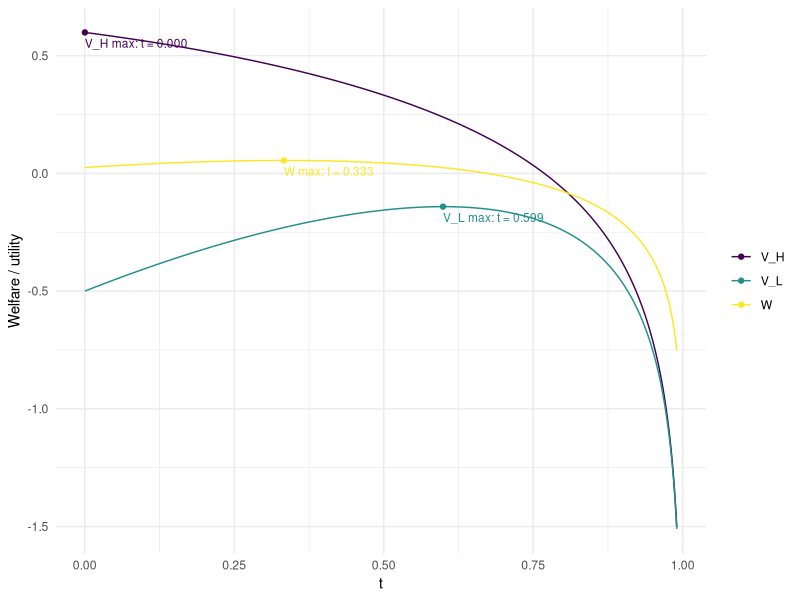

This figure's R source:
## ---- chunk 1
knitr::opts_chunk$set(echo = FALSE, error=FALSE)
## ---- chunk 2
#| label: q2-setup
#| message: false
library(ggplot2)

# B solves the government budget
tdce_linear <- function(tau, wL, wH, pL, pH) {
  w   <- c(L = wL, H = wH)
  s   <- function(B, w) sqrt(B^2 + 4 * (1 - tau)^2 * w^2)
  gbc <- function(B) (2 - tau) * B - tau * (pL * s(B, wL) + pH * s(B, wH))
  B   <- if (tau == 0) 0 else uniroot(gbc, c(0, 100 * wH), tol = 1e-12)$root
  c_i <- (B + s(B, w)) / 2
  n_i <- (s(B, w) - B) / (2 * (1 - tau) * w)
  y_i <- w * n_i
  V_i <- log(c_i) - n_i^2 / 2
  data.frame(tau = tau, B = B,
             nL = n_i[["L"]], nH = n_i[["H"]],
             yL = y_i[["L"]], yH = y_i[["H"]],
             cL = c_i[["L"]], cH = c_i[["H"]],
             VL = V_i[["L"]], VH = V_i[["H"]],
             ybar = pL * y_i[["L"]] + pH * y_i[["H"]])
}

# Solve the TDCE on a grid of tau
solve_grid <- function(wL, wH, pL, pH, aL, aH, grid = seq(0, 0.99, by = 0.001)) {
  out   <- do.call(rbind, lapply(grid, tdce_linear, wL = wL, wH = wH, pL = pL, pH = pH))
  out$W <- pL * aL * out$VL + pH * aH * out$VH
  out
}

argmax <- function(df, col) df[which.max(df[[col]]), ]
## ---- chunk 3
#| label: q2-benchmark
#| results: asis
bench <- solve_grid(wL = 1, wH = 3, pL = 0.5, pH = 0.5, aL = 0.5, aH = 0.5)

objs  <- c(W = "W", V_L = "VL", V_H = "VH")
tab_e <- data.frame(
  Objective = names(objs),
  t = sapply(objs, function(v) argmax(bench, v)$tau),
  B = sapply(objs, function(v) argmax(bench, v)$B)
)

# Optimal policy and allocation, saved for the Question 5 comparison table
q2_opt <- transform(argmax(bench, "W"),
                    ATR_L = tau - B / yL, ATR_H = tau - B / yH,
                    MTR_L = tau,          MTR_H = tau)

# tables
tab_left <- knitr::kable(
  data.frame(Objective = c("$W$", "$V_L$", "$V_H$"), t = tab_e$t, B = tab_e$B),
  format = "latex", booktabs = TRUE, escape = FALSE, digits = 3, row.names = FALSE,
  col.names = c("Obj. Max.", "$t$", "$B$"))

labs16 <- c("$t$", "$B$", "$n_L$", "$n_H$", "$y_L$", "$y_H$", "$c_L$", "$c_H$",
            "$V_L$", "$V_H$", "$\\bar y$", "$W$",
            "ATR$_L$", "ATR$_H$", "MTR$_L$", "MTR$_H$")
grid16 <- matrix(c(rbind(labs16, sprintf("%.3f", unlist(q2_opt)))),
                 nrow = 4, byrow = TRUE)
tab_right <- knitr::kable(grid16, format = "latex", booktabs = TRUE, escape = FALSE,
                          align = rep(c("l", "r"), 4),
                          col.names = rep(c("", "Value"), 4))

cat("\\begin{center}\\footnotesize",
    "\\begin{minipage}[t]{0.30\\linewidth}\\centering",
    "\\textbf{Maximizers}\\\\[2pt]", tab_left, "\\end{minipage}\\hfill",
    "\\begin{minipage}[t]{0.66\\linewidth}\\centering",
    "\\textbf{Benchmark optimum (max $W$)}\\\\[2pt]", tab_right, "\\end{minipage}",
    "\\end{center}", sep = "\n")
## ---- chunk 4
#| label: fig-q2-benchmark
#| fig-cap: "Welfare and type utilities against the flat rate $t$, 50/50 benchmark."
long <- rbind(
  data.frame(tau = bench$tau, value = bench$W,  curve = "W"),
  data.frame(tau = bench$tau, value = bench$VL, curve = "V_L"),
  data.frame(tau = bench$tau, value = bench$VH, curve = "V_H")
)
maxes <- do.call(rbind, lapply(split(long, long$curve),
                               function(d) d[which.max(d$value), ]))

ggplot(long, aes(tau, value, colour = curve)) +
  geom_line() +
  geom_point(data = maxes) +
  geom_text(data = maxes, aes(label = sprintf("%s max: t = %.3f", curve, tau)),
            vjust = 1.7, hjust = 0, size = 3, show.legend = FALSE) +
  scale_color_viridis_d(option = "D") +
  labs(x = "t", y = "Welfare / utility", colour = NULL) +
  theme_minimal()
## ---- chunk 5
#| label: q2-opt-case
# Optimal t for one economy
opt_case <- function(wL, wH, pL, pH, aL, aH) {
  r <- argmax(solve_grid(wL, wH, pL, pH, aL, aH), "W")
  data.frame(t = r$tau, B = r$B, ybar = r$ybar, W = r$W)
}
## ---- chunk 6
#| label: q2-fg
cases_fg <- data.frame(
  Case = c("Benchmark", "(f) Welfare weights", "(g) Population"),
  pL = c(1/2, 1/2, 2/3), pH = c(1/2, 1/2, 1/3),
  aL = c(1/2, 2/3, 1/2), aH = c(1/2, 1/3, 1/2)
)
res_fg <- cbind(Case = cases_fg$Case,
                do.call(rbind, Map(opt_case, 1, 3, cases_fg$pL, cases_fg$pH,
                                   cases_fg$aL, cases_fg$aH)))
knitr::kable(res_fg, digits = 3, row.names = FALSE,
             col.names = c("Case", "$t^*$", "$B^*$", "$\\bar y^*$", "$W^*$"))
## ---- chunk 7
#| label: q2-i
cases_i <- data.frame(
  Case = c("Benchmark", "95/5: wage only", "95/5: share only", "95/5: both",
           "99/1: wage only", "99/1: share only", "99/1: both"),
  wH = c(3, 5, 3, 5, 20, 3, 20),
  pL = c(0.50, 0.50, 0.95, 0.95, 0.50, 0.99, 0.99)
)
cases_i$pH <- 1 - cases_i$pL
res_i <- cbind(cases_i,
               do.call(rbind, Map(opt_case, 1, cases_i$wH, cases_i$pL, cases_i$pH,
                                  1/2, 1/2)))
knitr::kable(res_i, digits = 3, row.names = FALSE,
             col.names = c("Case", "$w_H$", "$p_L$", "$p_H$",
                           "$t^*$", "$B^*$", "$\\bar y^*$", "$W^*$"))
## ---- chunk 8
w_l <- 1
w_h <- 3
y_l <- seq(0, 1.28*w_l, by = 0.016*w_l)
y_h <- seq(0, 2.5*w_h, by = 0.025*w_h)
c_l <- seq(0.006, 9.6, by = 0.006)

grid <- expand.grid(y_l, y_h, c_l)
